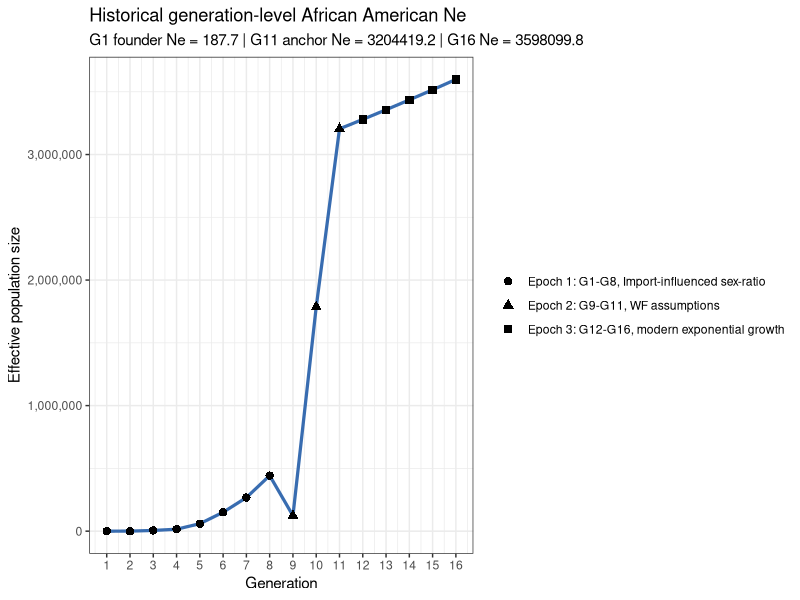
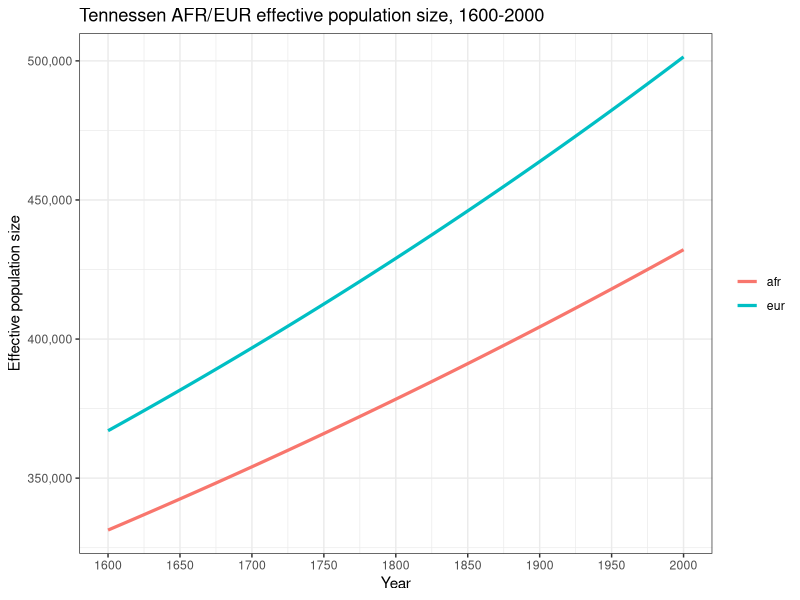

Source code (R) for these figures, in order:
# ______________________________________________________________________________
# Aydin Karatas
# ___
# University of Southern California
# Department of Quantitative and Computational Biology
# Mooney Lab
# ___
# calc.3T.Ne.R
# ______________________________________________________________________________


library(tidyverse)

# functions ----
# compute the founder effective pop size from a founder census size.
# `founder.count` is the total founder count and `female.proportion` is the
# fraction of founders that are female.
calc.founder.ne <- function(founder.count, female.proportion) {
  female.count <- founder.count * female.proportion
  male.count <- founder.count - female.count

  if (female.count <= 0 || male.count <= 0) {
    return(0)
  }

  4 * female.count * male.count / (female.count + male.count)
}

# validate that a given value is a single positive whole generation.
# `value` is the candidate input and `name` is used in the error message.
validate.whole.generation.count <- function(value, name) {
  if (
    length(value) != 1 ||
      is.na(value) ||
      !is.finite(value) ||
      value != as.integer(value) ||
      value <= 0
  ) {
    stop(name, " must be a positive whole generation count", call. = FALSE)
  }

  as.integer(value)
}

# return an explicit argument when provided, otherwise pull the default.
# `value` is the user-supplied override, `name` is the default binding name,
# and `defaults.env` is the environment that stores the fallback value.
resolve.default.param <- function(value, name, defaults.env) {
  if (!is.null(value)) {
    return(value)
  }

  get(name, envir = defaults.env)
}

# build the generation layout for the three epochs.
# `epoch.*.len` are the epoch lengths, `gen.time` and `present.year` define the
#  timeline, and `start.year`/`max.epoch.1.len` set constraints.
calc.epoch.config <- function(
    epoch.1.len,
    epoch.2.len,
    epoch.3.len,
    gen.time,
    present.year,
    start.year = 1600,
    max.epoch.1.len = 8
) {
  epoch.1.len <- validate.whole.generation.count(
    epoch.1.len,
    "epoch.1.len"
  )
  epoch.2.len <- validate.whole.generation.count(
    epoch.2.len,
    "epoch.2.len"
  )
  epoch.3.len <- validate.whole.generation.count(
    epoch.3.len,
    "epoch.3.len"
  )

  if (epoch.1.len > max.epoch.1.len) {
    stop("epoch.1.len must be <= ", max.epoch.1.len, call. = FALSE)
  }

  year.span <- present.year - start.year
  total.generations <- year.span / gen.time

  if (total.generations != as.integer(total.generations)) {
    stop(
      "present.year - 1600 must be divisible by gen.time",
      call. = FALSE
    )
  }

  total.generations <- as.integer(total.generations)
  total.epoch.len <- epoch.1.len + epoch.2.len + epoch.3.len

  if (total.epoch.len != total.generations) {
    stop(
      "total epoch length must equal (present.year - 1600) / gen.time",
      call. = FALSE
    )
  }

  epoch.1.generations <- seq_len(epoch.1.len)
  epoch.2.generations <- seq.int(epoch.1.len + 1, epoch.1.len + epoch.2.len)
  epoch.3.first.generation <- epoch.1.len + epoch.2.len + 1
  epoch.3.generations <- seq.int(epoch.3.first.generation, total.generations)
  epoch.3.anchor.generation <- max(epoch.2.generations)

  list(
    epoch.1.len = epoch.1.len,
    epoch.2.len = epoch.2.len,
    epoch.3.len = epoch.3.len,
    total.generations = total.generations,
    final.generation = total.generations,
    epoch.1.generations = epoch.1.generations,
    epoch.1.sex.generations = epoch.1.generations[epoch.1.generations >= 2],
    epoch.2.generations = epoch.2.generations,
    epoch.3.generations = epoch.3.generations,
    epoch.3.first.generation = epoch.3.first.generation,
    epoch.3.anchor.generation = epoch.3.anchor.generation
  )
}

# create the African and European ancestry proportions by generation.
# `epoch.config` controls the generation grid, `mooney.cg` the proportion of
# non-European ancestry that is African in epoch-1, and the remaining arguments
# define the fixed mixture proportions in each following epoch.
build.mixing.props <- function(
    epoch.config,
    mooney.cg,
    epoch.1.eur.prop,
    epoch.2.afr.prop,
    epoch.2.eur.prop,
    epoch.3.afr.prop,
    epoch.3.eur.prop
) {
  if (epoch.config$epoch.1.len > length(mooney.cg)) {
    stop("epoch.1.len cannot exceed length(mooney.cg)", call. = FALSE)
  }

  s.eur <- c(
    rep(epoch.1.eur.prop, epoch.config$epoch.1.len),
    rep(epoch.2.eur.prop, epoch.config$epoch.2.len),
    rep(epoch.3.eur.prop, epoch.config$epoch.3.len)
  )
  s.afr <- c(
    (1 - epoch.1.eur.prop) * mooney.cg[seq_len(epoch.config$epoch.1.len)],
    rep(epoch.2.afr.prop, epoch.config$epoch.2.len),
    rep(epoch.3.afr.prop, epoch.config$epoch.3.len)
  )

  if (
    length(s.eur) != epoch.config$total.generations ||
      length(s.afr) != epoch.config$total.generations
  ) {
    stop("AA.mixing.props vectors must not recycle", call. = FALSE)
  }

  tibble(
    g = seq_len(epoch.config$total.generations),
    s.afr = s.afr,
    s.eur = s.eur,
    h = pmax(1 - s.afr - s.eur, 0)
  )
}

# intersect generation windows with historical periods and measure coverage.
# `window.tbl` is the generation map and `hacker.tbl` is the historical  period
# table with start and end years.
calc.period.overlaps <- function(window.tbl, hacker.tbl) {
  merge(window.tbl, hacker.tbl, by = NULL) %>%
    as_tibble() %>%
    mutate(
      period.length = end.year - start.year,
      overlap.start.year = pmax(window.start.year, start.year),
      overlap.end.year = pmin(window.end.year, end.year),
      overlap.years = pmax(0, overlap.end.year - overlap.start.year),
      overlap.weight = overlap.years / period.length
    ) %>%
    filter(overlap.years > 0) %>%
    arrange(generation, start.year)
}

# estimate population size at a year by interpolating inside a period.
# `year` is the target year to query and `hacker.tbl` contains the period
# boundaries plus beginning and ending population sizes.
calc.boundary.population <- function(year, hacker.tbl) {
  if (is.na(year)) {
    return(NA_real_)
  }

  if (year < min(hacker.tbl$start.year) || year > max(hacker.tbl$end.year)) {
    return(NA_real_)
  }

  period.idx <- which(
    hacker.tbl$start.year <= year & hacker.tbl$end.year >= year
  )
  period.idx <- period.idx[length(period.idx)]
  period.row <- hacker.tbl[period.idx, ]
  period.length <- period.row$end.year - period.row$start.year
  period.frac <- (year - period.row$start.year) / period.length

  period.row$pop.beginning +
    period.frac * (period.row$pop.end - period.row$pop.beginning)
}

# add a readable epoch label to each generation row.
# `AA.ne` is the analysis table and `epoch.config` supplies the generation
# ranges used to assign the three epoch labels.
make.epoch.labels <- function(AA.ne, epoch.config) {
  epoch.1.label <- paste0(
    "Epoch 1: G",
    min(epoch.config$epoch.1.generations),
    "-G",
    max(epoch.config$epoch.1.generations),
    ", Import-influenced sex-ratio"
  )
  epoch.2.label <- paste0(
    "Epoch 2: G",
    min(epoch.config$epoch.2.generations),
    "-G",
    max(epoch.config$epoch.2.generations),
    ", WF assumptions"
  )
  epoch.3.label <- paste0(
    "Epoch 3: G",
    min(epoch.config$epoch.3.generations),
    "-G",
    max(epoch.config$epoch.3.generations),
    ", modern exponential growth"
  )

  AA.ne %>%
    mutate(
      epoch = case_when(
        generation %in% epoch.config$epoch.1.generations ~ epoch.1.label,
        generation %in% epoch.config$epoch.2.generations ~ epoch.2.label,
        generation %in% epoch.config$epoch.3.generations ~ epoch.3.label
      )
    )
}

# check that the derived tables are internally consistent before returning.
# `AA.ne`, `AA.overlap`, and `AA.mixing.props` are the computed outputs, while
# the remaining arguments provide the timeline and boundary checks.
validate.analysis.outputs <- function(
    AA.ne,
    AA.overlap,
    AA.mixing.props,
    epoch.config,
    hacker.start.year,
    gen.time,
    present.year
) {
  stopifnot(
    identical(
      sort(AA.ne$generation),
      seq_len(epoch.config$total.generations)
    ),
    nrow(AA.mixing.props) == epoch.config$total.generations,
    identical(AA.mixing.props$g, seq_len(epoch.config$total.generations)),
    all(AA.ne$generation.window.years == gen.time),
    AA.ne$aggregation.start.year[1] == hacker.start.year,
    AA.ne$generation.end.year[epoch.config$final.generation] == present.year,
    all(AA.overlap$overlap.weight > 0),
    all(AA.overlap$overlap.weight <= 1),
    all(!is.na(AA.ne$female.total[epoch.config$epoch.1.sex.generations])),
    all(!is.na(AA.ne$male.total[epoch.config$epoch.1.sex.generations])),
    all(!is.na(AA.ne$parental.population[epoch.config$epoch.2.generations])),
    all(!is.na(AA.ne$k[epoch.config$epoch.2.generations])),
    all(
      grepl(
        "^Epoch 3:",
        AA.ne$epoch[epoch.config$epoch.3.generations]
      )
    ),
    all(is.finite(AA.ne$ne)),
    all(AA.ne$ne > 0)
  )
}

# compute the full AA Ne analysis and return every intermediate table.
# the scalar arguments control the demographic timeline, founders, and epoch
# settings, while `mooney.cg` and `hacker.tbl` provide the input data.
calc.aa.ne.results <- function(
    gen.time = NULL,
    hacker.start.year = NULL,
    hacker.end.year = NULL,
    present.year = NULL,
    epoch.1.len = NULL,
    epoch.2.len = NULL,
    epoch.3.len = NULL,
    afr.founder.count = NULL,
    afr.female.proportion = NULL,
    eur.founder.count = NULL,
    eur.female.proportion = NULL,
    epoch.3.growth.rate = NULL,
    mooney.cg = NULL,
    epoch.1.eur.prop = NULL,
    epoch.2.afr.prop = NULL,
    epoch.2.eur.prop = NULL,
    epoch.3.afr.prop = NULL,
    epoch.3.eur.prop = NULL,
    hacker.tbl = NULL
) {
  defaults.env <- parent.env(environment())
  gen.time <- resolve.default.param(gen.time, "gen.time", defaults.env)
  hacker.start.year <- resolve.default.param(
    hacker.start.year,
    "hacker.start.year",
    defaults.env
  )
  hacker.end.year <- resolve.default.param(
    hacker.end.year,
    "hacker.end.year",
    defaults.env
  )
  present.year <- resolve.default.param(
    present.year,
    "present.year",
    defaults.env
  )
  epoch.1.len <- resolve.default.param(
    epoch.1.len,
    "epoch.1.len",
    defaults.env
  )
  epoch.2.len <- resolve.default.param(
    epoch.2.len,
    "epoch.2.len",
    defaults.env
  )
  epoch.3.len <- resolve.default.param(
    epoch.3.len,
    "epoch.3.len",
    defaults.env
  )
  afr.founder.count <- resolve.default.param(
    afr.founder.count,
    "afr.founder.count",
    defaults.env
  )
  afr.female.proportion <- resolve.default.param(
    afr.female.proportion,
    "afr.female.proportion",
    defaults.env
  )
  eur.founder.count <- resolve.default.param(
    eur.founder.count,
    "eur.founder.count",
    defaults.env
  )
  eur.female.proportion <- resolve.default.param(
    eur.female.proportion,
    "eur.female.proportion",
    defaults.env
  )
  epoch.3.growth.rate <- resolve.default.param(
    epoch.3.growth.rate,
    "epoch.3.growth.rate",
    defaults.env
  )
  mooney.cg <- resolve.default.param(mooney.cg, "mooney.cg", defaults.env)
  epoch.1.eur.prop <- resolve.default.param(
    epoch.1.eur.prop,
    "epoch.1.eur.prop",
    defaults.env
  )
  epoch.2.afr.prop <- resolve.default.param(
    epoch.2.afr.prop,
    "epoch.2.afr.prop",
    defaults.env
  )
  epoch.2.eur.prop <- resolve.default.param(
    epoch.2.eur.prop,
    "epoch.2.eur.prop",
    defaults.env
  )
  epoch.3.afr.prop <- resolve.default.param(
    epoch.3.afr.prop,
    "epoch.3.afr.prop",
    defaults.env
  )
  epoch.3.eur.prop <- resolve.default.param(
    epoch.3.eur.prop,
    "epoch.3.eur.prop",
    defaults.env
  )
  hacker.tbl <- resolve.default.param(hacker.tbl, "hacker.tbl", defaults.env)

  epoch.config <- calc.epoch.config(
    epoch.1.len = epoch.1.len,
    epoch.2.len = epoch.2.len,
    epoch.3.len = epoch.3.len,
    gen.time = gen.time,
    present.year = present.year
  )

  AA.mixing.props <- build.mixing.props(
    epoch.config = epoch.config,
    mooney.cg = mooney.cg,
    epoch.1.eur.prop = epoch.1.eur.prop,
    epoch.2.afr.prop = epoch.2.afr.prop,
    epoch.2.eur.prop = epoch.2.eur.prop,
    epoch.3.afr.prop = epoch.3.afr.prop,
    epoch.3.eur.prop = epoch.3.eur.prop
  )

  AA.hacker.tbl <- hacker.tbl %>%
    mutate(
      start.year = as.numeric(sub("-.*", "", period)),
      end.year = as.numeric(sub(".*-", "", period))
    ) %>%
    select(
      period,
      start.year,
      end.year,
      person.years.lived,
      assumed.birth.rate,
      imported,
      births,
      pop.beginning,
      pop.end
    )

  AA.generation.map <- tibble(
    generation = seq_len(epoch.config$total.generations),
    generation.start.year = seq(
      1600,
      present.year - gen.time,
      by = gen.time
    ),
    generation.end.year = generation.start.year + gen.time,
    generation.window.years = generation.end.year - generation.start.year,
    window.start.year = generation.start.year,
    window.end.year = generation.end.year
  )

  AA.overlap <- calc.period.overlaps(
    AA.generation.map,
    AA.hacker.tbl
  ) %>%
    select(
      generation,
      generation.start.year,
      generation.end.year,
      period,
      start.year,
      end.year,
      overlap.start.year,
      overlap.end.year,
      overlap.years,
      overlap.weight,
      imported,
      births,
      assumed.birth.rate,
      person.years.lived
    )

  AA.agg <- AA.overlap %>%
    group_by(generation, generation.start.year, generation.end.year) %>%
    summarise(
      periods = paste(period, collapse = ", "),
      imported = sum(imported * overlap.weight, na.rm = TRUE),
      births = sum(births * overlap.weight, na.rm = TRUE),
      birth.rate = weighted.mean(
        assumed.birth.rate,
        person.years.lived * overlap.weight,
        na.rm = TRUE
      ),
      aggregation.start.year = min(overlap.start.year),
      aggregation.end.year = max(overlap.end.year),
      hacker.window.years = sum(overlap.years),
      .groups = "drop"
    )

  AA.agg <- AA.generation.map %>%
    select(
      generation,
      generation.start.year,
      generation.end.year,
      generation.window.years
    ) %>%
    left_join(
      AA.agg,
      by = c("generation", "generation.start.year", "generation.end.year")
    ) %>%
    mutate(
      population.boundary.year = if_else(
        generation.start.year < hacker.end.year,
        pmin(generation.end.year, hacker.end.year),
        NA_real_
      ),
      pop.end = map_dbl(
        population.boundary.year,
        calc.boundary.population,
        hacker.tbl = AA.hacker.tbl
      ),
      is.truncated = !is.na(hacker.window.years) &
        hacker.window.years < generation.window.years
    )

  AA.parental.windows <- AA.generation.map %>%
    transmute(
      generation,
      generation.start.year,
      generation.end.year,
      window.start.year = generation.start.year - gen.time,
      window.end.year = generation.start.year
    )

  AA.parental.births <- calc.period.overlaps(
    AA.parental.windows,
    AA.hacker.tbl
  ) %>%
    select(
      generation,
      generation.start.year,
      generation.end.year,
      period,
      start.year,
      end.year,
      overlap.start.year,
      overlap.end.year,
      overlap.years,
      overlap.weight,
      births
    )

  AA.parental.agg <- AA.parental.births %>%
    group_by(generation) %>%
    summarise(
      previous.birth.periods = paste(period, collapse = ", "),
      births.in.previous.25.years = sum(births * overlap.weight, na.rm = TRUE),
      .groups = "drop"
    )

  AA.ne <- AA.agg %>%
    arrange(generation) %>%
    left_join(AA.parental.agg, by = "generation") %>%
    mutate(
      population.at.generation.start = map_dbl(
        generation.start.year,
        calc.boundary.population,
        hacker.tbl = AA.hacker.tbl
      ),
      prev.births = dplyr::lag(births),
      female.imported = if_else(
        generation %in% epoch.config$epoch.1.sex.generations,
        ceiling(imported / 3),
        NA_real_
      ),
      male.imported = if_else(
        generation %in% epoch.config$epoch.1.sex.generations,
        floor(2 * imported / 3),
        NA_real_
      ),
      female.potential = if_else(
        generation %in% epoch.config$epoch.1.sex.generations,
        0.5 * prev.births,
        NA_real_
      ),
      male.potential = if_else(
        generation %in% epoch.config$epoch.1.sex.generations,
        0.5 * prev.births,
        NA_real_
      ),
      female.total = female.imported + female.potential,
      male.total = male.imported + male.potential,
      adult.population.age25.proxy = if_else(
        generation %in% epoch.config$epoch.2.generations,
        population.at.generation.start - births.in.previous.25.years,
        NA_real_
      ),
      parental.population = case_when(
        !(generation %in% epoch.config$epoch.2.generations) ~ NA_real_,
        adult.population.age25.proxy > 0 ~ adult.population.age25.proxy,
        TRUE ~ population.at.generation.start
      ),
      parental.population.method = case_when(
        !(generation %in% epoch.config$epoch.2.generations) ~ NA_character_,
        adult.population.age25.proxy > 0 ~ "age-25 proxy",
        TRUE ~ "generation-start population fallback"
      ),
      k = if_else(
        generation %in% epoch.config$epoch.2.generations,
        gen.time * birth.rate / 1000,
        NA_real_
      )
    )

  ne.g1 <- calc.founder.ne(
    afr.founder.count,
    afr.female.proportion
  ) +
    calc.founder.ne(
      eur.founder.count,
      eur.female.proportion
    )

  AA.ne <- AA.ne %>%
    mutate(
      ne = case_when(
        generation == 1 ~ ne.g1,
        generation %in% epoch.config$epoch.1.sex.generations ~
          4 * female.total * male.total / (female.total + male.total),
        generation %in% epoch.config$epoch.2.generations ~
          (k * parental.population - 1) / k,
        TRUE ~ NA_real_
      )
    )

  epoch.3.anchor.ne <- AA.ne %>%
    filter(generation == epoch.config$epoch.3.anchor.generation) %>%
    pull(ne)

  AA.ne <- AA.ne %>%
    mutate(
      ne = if_else(
        generation %in% epoch.config$epoch.3.generations,
        epoch.3.anchor.ne *
          exp(epoch.3.growth.rate *
            (generation - epoch.config$epoch.3.anchor.generation)),
        ne
      )
    ) %>%
    make.epoch.labels(epoch.config) %>%
    select(
      generation,
      generation.start.year,
      generation.end.year,
      generation.window.years,
      aggregation.start.year,
      aggregation.end.year,
      hacker.window.years,
      is.truncated,
      population.boundary.year,
      periods,
      epoch,
      imported,
      births,
      birth.rate,
      pop.end,
      previous.birth.periods,
      births.in.previous.25.years,
      population.at.generation.start,
      female.total,
      male.total,
      adult.population.age25.proxy,
      parental.population,
      parental.population.method,
      k,
      ne
    )

  validate.analysis.outputs(
    AA.ne = AA.ne,
    AA.overlap = AA.overlap,
    AA.mixing.props = AA.mixing.props,
    epoch.config = epoch.config,
    hacker.start.year = hacker.start.year,
    gen.time = gen.time,
    present.year = present.year
  )

  list(
    AA.ne = AA.ne,
    AA.overlap = AA.overlap,
    AA.mixing.props = AA.mixing.props,
    epoch.config = epoch.config,
    ne.g1 = ne.g1,
    epoch.3.anchor.ne = epoch.3.anchor.ne,
    epoch.3.growth.rate = epoch.3.growth.rate
  )
}


# tunable parameters ----
gen.time <- 25
hacker.start.year <- 1610
hacker.end.year <- 1865
present.year <- 2000
epoch.1.len <- 8
epoch.2.len <- 3
epoch.3.len <- 5

hacker.tbl <- data.frame(
  period = c(
    "1610-1620", "1620-1630", "1630-1640", "1640-1650", "1650-1660",
    "1660-1670", "1670-1680", "1680-1690", "1690-1700", "1700-1710",
    "1710-1720", "1720-1730", "1730-1740", "1740-1750", "1750-1760",
    "1760-1770", "1770-1780", "1780-1790", "1790-1800", "1800-1810",
    "1810-1820", "1820-1830", "1830-1840", "1840-1850", "1850-1860",
    "1860-1861", "1861-1862", "1862-1863", "1863-1864", "1864-1865"
  ),
  pop.beginning = c(
    0, 20, 59, 585, 1568,
    2862, 4444, 6832, 16394, 27806,
    41844, 67294, 95669, 156040, 247027,
    319290, 459446, 558921, 706514, 908036,
    1195182, 1550757, 2021968, 2530405, 3204420,
    3953760, 3991133, 3903859, 3815760, 3726828
  ),
  pop.end = c(
    20, 59, 585, 1568, 2862,
    4444, 6832, 16394, 27806, 41844,
    67294, 95669, 156040, 247027, 319290,
    459446, 558921, 706514, 908036, 1195182,
    1550757, 2021968, 2530405, 3204420, 3953760,
    3991133, 3903859, 3815760, 3726828, 3630336
  ),
  growth.rate.10yr = c(
    NA, 195.0, 891.5, 168.0, 82.5,
    55.3, 53.7, 140.0, 69.6, 50.5,
    60.8, 42.2, 63.1, 58.3, 29.3,
    43.9, 21.7, 26.4, 28.5, 31.6,
    29.8, 30.4, 25.1, 26.6, 23.4,
    NA, NA, NA, NA, NA
  ),
  person.years.lived = c(
    16, 361, 2293, 9970, 21505,
    35952, 55527, 109243, 215999, 343482,
    535651, 806513, 1234030, 1980625, 2816150,
    3851269, 5075599, 6298380, 8030652, 10450423,
    13652609, 17759559, 22666906, 28541607, 35659777,
    3972417, 3947335, 3859642, 3771119, 3144251
  ),
  hours.worked.millions = c(
    0, 1, 5, 23, 49,
    82, 127, 251, 496, 788,
    1229, 1850, 2831, 4544, 6461,
    8835, 11644, 14449, 18423, 23975,
    31321, 40743, 52001, 65478, 81808,
    9113, 9056, 8855, 8651, 7213
  ),
  assumed.birth.rate = c(
    NA, 22.4, 22.4, 22.4, 22.4,
    22.4, 26.5, 27.3, 29.1, 31.0,
    34.6, 41.3, 41.4, 41.2, 46.4,
    39.5, 39.1, 44.7, 50.3, 55.8,
    55.7, 56.5, 56.5, 54.0, 52.3,
    49.6, 49.6, 49.6, 49.6, 49.6
  ),
  births = c(
    NA, 8, 51, 223, 481,
    804, 1472, 2986, 6295, 10635,
    18524, 33316, 51150, 81536, 130654,
    151957, 198660, 281549, 403648, 583395,
    759768, 1003859, 1280680, 1539820, 1865898,
    197032, 195788, 191438, 187048, 155955
  ),
  imported = c(
    32, 150, 110, 301, 1335,
    3038, 3582, 4947, 8197, 16442,
    17622, 41334, 66672, 26455, 44718,
    59557, 41129, 25105, 16183, 77368,
    5207, 410, 91, 0, 303,
    110, 0, 0, 0, 0
  ),
  smuggled = c(
    NA, NA, NA, NA, NA,
    NA, NA, NA, NA, NA,
    NA, NA, NA, NA, NA,
    NA, NA, NA, NA, NA,
    NA, 1100, 900, 500, 200,
    NA, NA, NA, NA, NA
  ),
  natural.increase.rate = c(
    NA, -30.8, 18.1, 6.8, -0.2,
    -4.0, -2.2, 4.2, 1.5, -0.7,
    1.5, -1.6, -0.5, 3.3, 1.0,
    2.1, 1.3, 2.2, 2.6, 2.4,
    2.7, 2.9, 2.4, 2.4, 2.2,
    NA, NA, NA, NA, NA
  ),
  births.plus.imports = c(
    32, 158, 161, 524, 1816,
    3842, 5054, 7933, 14492, 27077,
    36146, 74650, 117822, 107991, 175372,
    211514, 239789, 306654, 419831, 660763,
    764975, 1005369, 1281671, 1540320, 1866401,
    197142, 195788, 191438, 187048, 155955
  ),
  percent.total = c(
    0.0, 0.0, 0.0, 0.0, 0.0,
    0.0, 0.1, 0.1, 0.1, 0.3,
    0.4, 0.8, 1.2, 1.1, 1.8,
    2.2, 2.4, 3.1, 4.3, 6.7,
    7.8, 10.3, 13.1, 15.7, 19.0,
    2.0, 2.0, 2.0, 1.9, 1.6
  ),
  cumulative.number = c(
    32, 190, 351, 875, 2691,
    6533, 11587, 19520, 34012, 61089,
    97235, 171885, 289707, 397698, 573070,
    784584, 1024373, 1331027, 1750858, 2411621,
    3176596, 4181965, 5463636, 7003956, 8870357,
    9067499, 9263287, 9454725, 9641773, 9797728
  ),
  cumulative.percent = c(
    0.0, 0.0, 0.0, 0.0, 0.0,
    0.1, 0.1, 0.2, 0.3, 0.6,
    1.0, 1.8, 3.0, 4.1, 5.8,
    8.0, 10.5, 13.6, 17.9, 24.6,
    32.4, 42.7, 55.8, 71.5, 90.5,
    92.5, 94.5, 96.5, 98.4, 100.0
  ),
  stringsAsFactors = FALSE
)

afr.founder.count <- 183
afr.female.proportion <- 1 / 3
eur.founder.count <- 25
eur.female.proportion <- 0.5
epoch.3.growth.rate <- 0.023175

mooney.cg <- c(1, 1, 0.9835, 0.8602, 0.8551, 0.7826, 0.5380, 0.1418)
epoch.1.eur.prop <- 0.08
epoch.2.afr.prop <- 0.06
epoch.2.eur.prop <- 0.03
epoch.3.afr.prop <- 0
epoch.3.eur.prop <- 0


# calculations ----
analysis.results <- calc.aa.ne.results()

AA.ne <- analysis.results$AA.ne
AA.overlap <- analysis.results$AA.overlap
AA.mixing.props <- analysis.results$AA.mixing.props
epoch.config <- analysis.results$epoch.config
ne.g1 <- analysis.results$ne.g1
epoch.3.anchor.ne <- analysis.results$epoch.3.anchor.ne


# plotting ----
summary.generations <- c(
  epoch.config$epoch.1.generations,
  epoch.config$epoch.2.generations,
  epoch.config$final.generation
)
summary.generations <- sort(unique(summary.generations))

cat("\nHistorical generation-level ADMIX Ne summary\n")
print(
  AA.ne %>%
    filter(generation %in% summary.generations) %>%
    select(
      generation,
      generation.start.year,
      generation.end.year,
      epoch,
      is.truncated,
      imported,
      births,
      birth.rate,
      female.total,
      male.total,
      adult.population.age25.proxy,
      parental.population,
      parental.population.method,
      k,
      ne
    ),
  n = Inf
)

cat(
  paste0(
    "\nHistorical present-day G",
    epoch.config$final.generation,
    " Ne: ",
    round(AA.ne$ne[AA.ne$generation == epoch.config$final.generation], 1),
    "\n"
  )
)

AA.ne.plot <- ggplot(
  data = AA.ne,
  aes(x = generation.end.year, y = ne)
) +
  geom_line(color = "#386cb0", linewidth = 1.1) +
  geom_point(aes(shape = epoch), size = 2.5) +
  scale_y_continuous(labels = scales::comma) +
  scale_x_continuous(
    breaks = AA.ne$generation.end.year,
    labels = AA.ne$generation
  ) +
  labs(
    x = "Generation",
    y = "Effective population size",
    shape = NULL,
    title = "Historical generation-level African American Ne",
    subtitle = paste0(
      "G1 founder Ne = ",
      round(ne.g1, 1),
      " | G",
      epoch.config$epoch.3.anchor.generation,
      " anchor Ne = ",
      round(epoch.3.anchor.ne, 1),
      " | G",
      epoch.config$final.generation,
      " Ne = ",
      round(AA.ne$ne[AA.ne$generation == epoch.config$final.generation], 1)
    )
  ) +
  theme_bw()

if (interactive()) {
  print(AA.ne.plot)
}


# tennessen afr/eur ne trajectory ----
# constants from `other_scripts/const.sh` and `build_3T_demography.py`
t.af.years <- 148000
t.ooa.years <- 51000
t.eu0.years <- 23000
t.eg.years <- 5115
r.eu0 <- 0.00307
r.eu <- 0.0195
r.afr <- 0.0166
n.a <- 7310
n.afr.1 <- 14474
n.b <- 1861
n.eu0 <- 1032

t.af <- t.af.years / gen.time
t.ooa <- t.ooa.years / gen.time
t.eu0 <- t.eu0.years / gen.time
t.eg <- t.eg.years / gen.time
n.eu1 <- n.eu0 / exp(-r.eu0 * (t.eu0 - t.eg))
n.eu.present <- n.eu1 / exp(-r.eu * t.eg)
n.afr.present <- n.afr.1 / exp(-r.afr * t.eg)

tennessen.start.year <- min(AA.ne$generation.start.year)
tennessen.end.year <- present.year
tennessen.years <- seq(tennessen.start.year, tennessen.end.year, by = 1)
tennessen.time.bp <- tennessen.end.year - tennessen.years
tennessen.time.gen <- tennessen.time.bp / gen.time

tennessen.ne <- tibble(
  year = tennessen.years,
  time.bp = tennessen.time.bp,
  time.gen = tennessen.time.gen
) %>%
  mutate(
    afr = case_when(
      time.gen <= t.eg ~ n.afr.present * exp(-r.afr * time.gen),
      time.gen <= t.ooa ~ n.afr.1,
      time.gen <= t.af ~ n.a,
      TRUE ~ NA_real_
    ),
    eur = case_when(
      time.gen <= t.eg ~ n.eu.present * exp(-r.eu * time.gen),
      time.gen <= t.eu0 ~ n.eu1 * exp(-r.eu0 * (time.gen - t.eg)),
      time.gen <= t.ooa ~ n.b,
      TRUE ~ NA_real_
    )
  )

tennessen.ne.long <- tennessen.ne %>%
  pivot_longer(
    cols = c(afr, eur),
    names_to = "population",
    values_to = "ne"
  )

tennessen.ne.plot <- ggplot(
  tennessen.ne.long,
  aes(x = year, y = ne, color = population)
) +
  geom_line(linewidth = 1.1) +
  scale_y_continuous(labels = scales::comma) +
  scale_x_continuous(
    breaks = seq(tennessen.start.year, tennessen.end.year, by = 50)
  ) +
  labs(
    x = "Year",
    y = "Effective population size",
    color = NULL,
    title = paste0(
      "Tennessen AFR/EUR effective population size, ",
      tennessen.start.year,
      "-",
      tennessen.end.year
    )
  ) +
  theme_bw()

if (interactive()) {
  print(tennessen.ne.plot)
}
